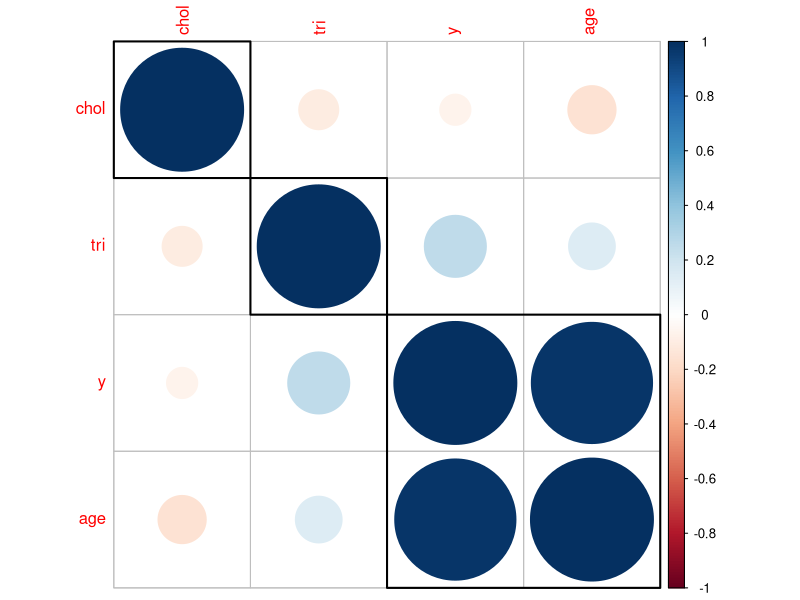
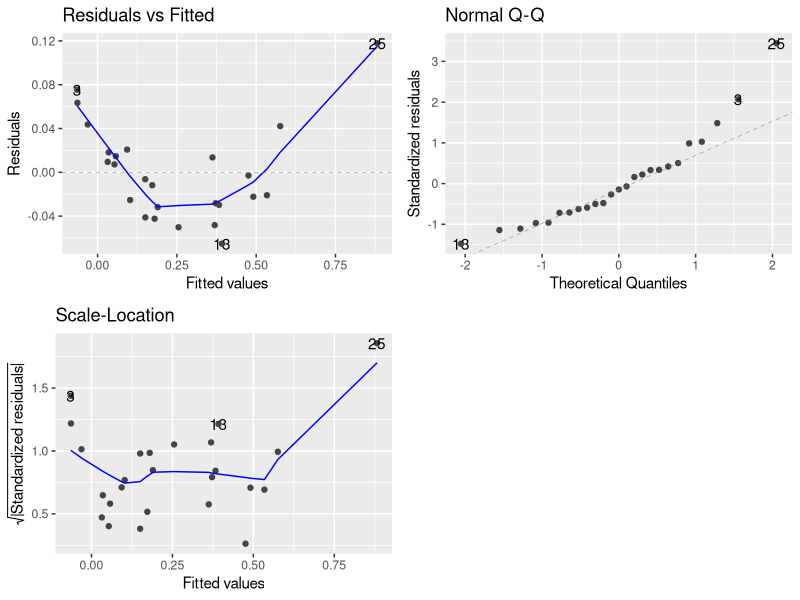
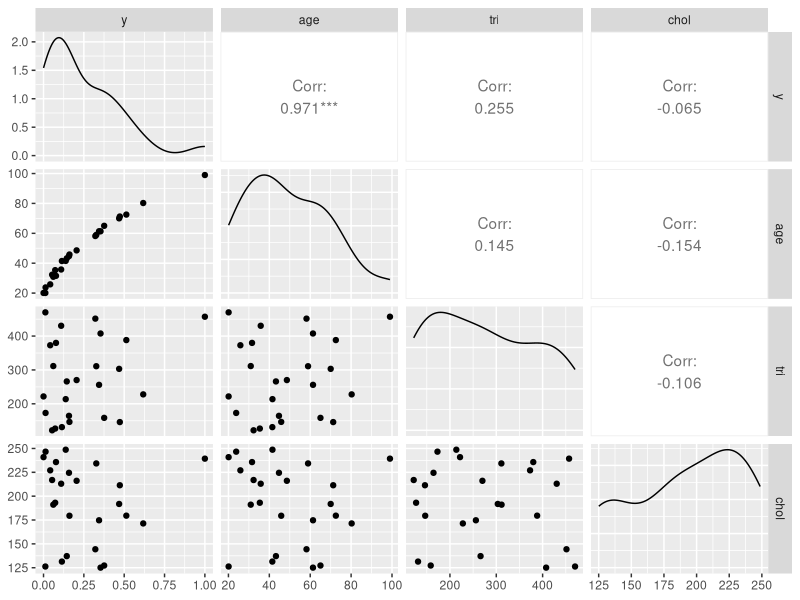
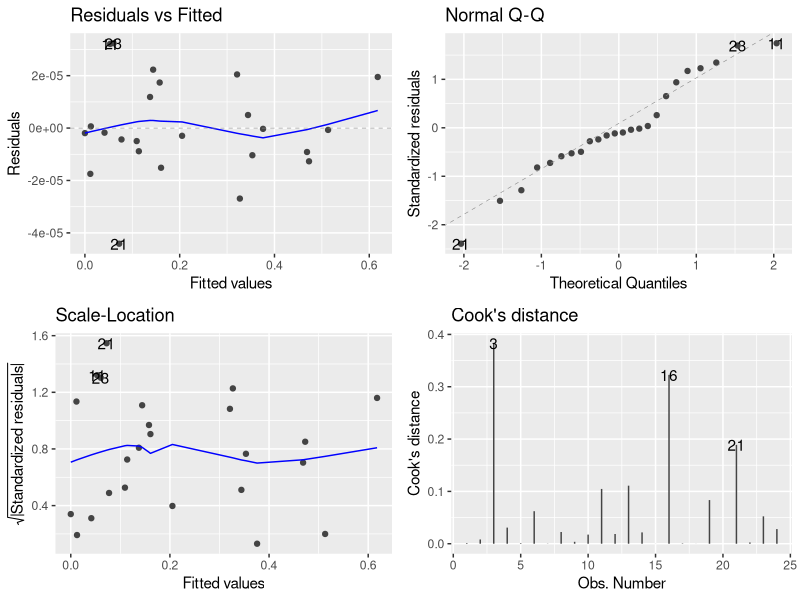

R code for these plots, in order:
## ---- chunk 1
library(rmarkdown)
health <- read.table("health.txt", header = TRUE, sep = " ", dec = ".")
paged_table(health)
## ---- chunk 2
Health <- health[2:5]

library(dplyr)
library(corrplot)
correlation_matrix<-cor(Health)
corrplot(correlation_matrix, order = 'hclust',addrect = 3)
## ---- chunk 3
model <- lm(y ~ ., data = Health)

coefficients(model)
summary(model)
## ---- chunk 4
library(ggfortify)
library(car)
autoplot(model,1:3)
## ---- chunk 5
set.seed(0)
durbinWatsonTest(model)
## ---- chunk 6
library(GGally)
ggpairs(Health, progress = F)
## ---- chunk 7
Health2 <- Health
Health2$age_sq <- Health2$age^2
Health2 <- Health2[1:24,]

model2 <- lm(y ~ ., data = Health2)

summary(model2)
coefficients(model2)
## ---- chunk 8
library(ggfortify)
library(car)
autoplot(model2,1:4)
## ---- chunk 9
set.seed(0)
durbinWatsonTest(model2)
